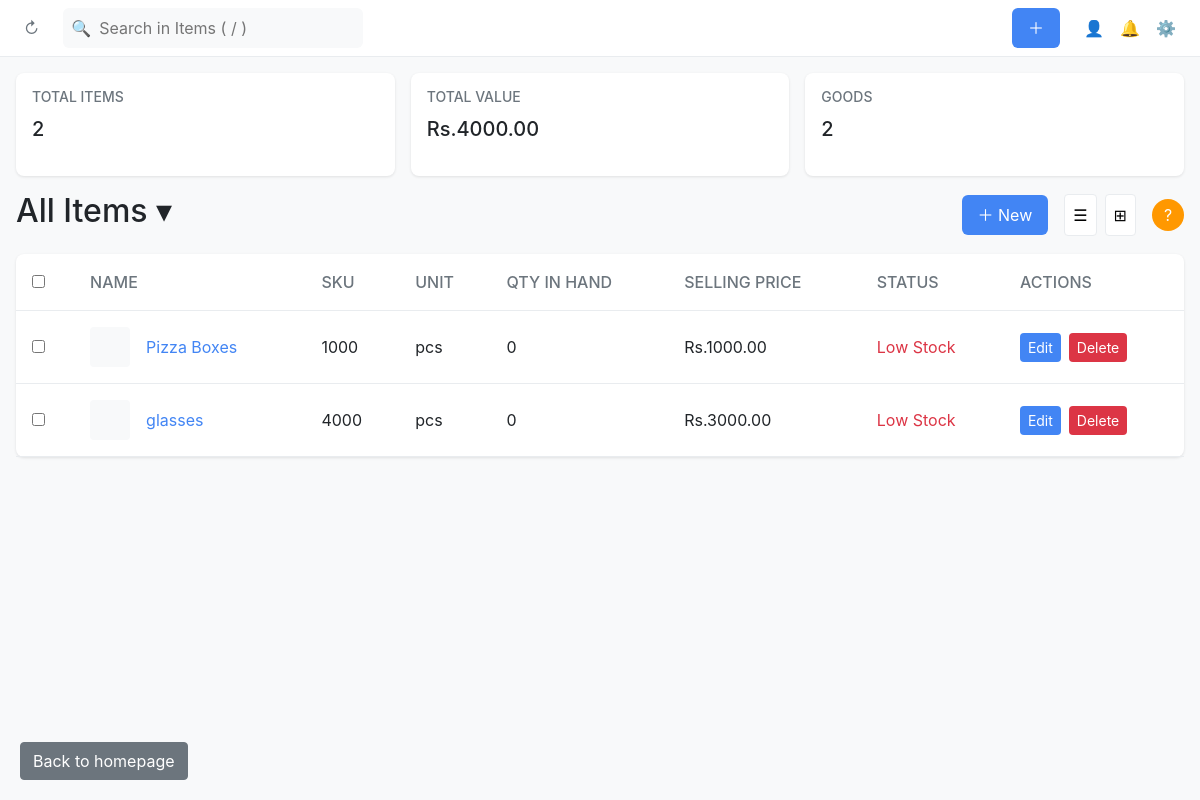
/items (signed in), run on an earlier commit of the app's database.
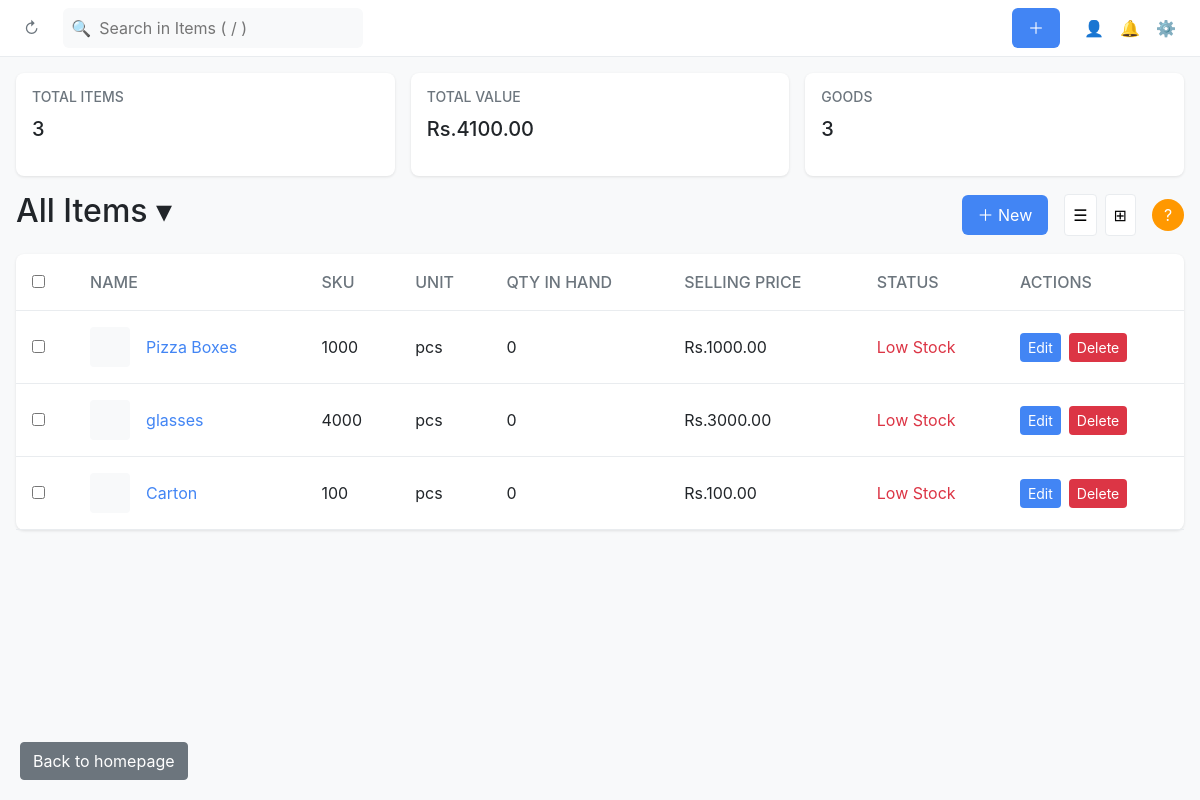
And on a later commit of the database.
### app.py (models this page shows)
class Item(db.Model):
    id = db.Column(db.Integer, primary_key=True)
    name = db.Column(db.String(100), nullable=False)
    sku = db.Column(db.String(50))
    unit = db.Column(db.String(20), nullable=False)
    returnable = db.Column(db.Boolean, default=True)
    selling_price = db.Column(db.Float)
    cost_price = db.Column(db.Float)
    tax_rate = db.Column(db.Float)
    quantity_in_hand = db.Column(db.Integer, default=0)
    quantity_to_receive = db.Column(db.Integer, default=0)
    reorder_point = db.Column(db.Integer, default=10)

### app.py (the view)
@app.route('/items')
@admin_required
@login_required
def item_list():
    items = Item.query.all()
    total_items = len(items)
    total_value = sum(item.selling_price for item in items if item.selling_price)
    item_types = {
        "Goods": Item.query.count()
    }
    flash(f"Viewing list of {total_items} items.", "info")
    return render_template(
        "item_list.html",
        items=items,
        total_items=total_items,
        total_value=total_value,
        item_types=item_types,
        show_sidebar=True
    )

### app.py (called while the page is built)
def admin_required(f):
    @wraps(f)
    def decorated_function(*args, **kwargs):
        if not current_user.is_authenticated:
            flash("Please login to access this page.", "error")
            return redirect(url_for("loginFunction"))
        if current_user.role != "admin":
            flash("Access denied: Admin privileges required for this operation.", "error")
            return redirect(url_for("dashboard"))
        return f(*args, **kwargs)
    return decorated_function

@login_manager.user_loader
def load_user(user_id):
    return db.session.get(User, int(user_id))

### templates/item_list.html (shortened to what the changed rows need)
<!DOCTYPE html>
<html lang="en">
<head>
    <link href="https://cdn.jsdelivr.net/npm/bootstrap@5.1.3/dist/css/bootstrap.min.css" rel="stylesheet">
</head>
<body>
    <div class="content">
        <div class="summary-stats">
            <div class="stat-card">
                <h3>TOTAL ITEMS</h3>
                <p>{{ total_items }}</p>
            </div>
            <div class="stat-card">
                <h3>TOTAL VALUE</h3>
                <p>Rs.{{ "%.2f"|format(total_value) }}</p>
            </div>
            {% for type, count in item_types.items() %}
            <div class="stat-card">
                <h3>{{ type|upper }}</h3>
                <p>{{ count }}</p>
            </div>
            {% endfor %}
        </div>
        <div class="header">
            <h2>All Items ▾</h2>
        </div>
        <div class="table-container">
            <table>
                <thead>
                    <tr>
                        <th><input type="checkbox"></th>
                        <th>NAME</th>
                        <th>SKU</th>
                        <th>UNIT</th>
                        <th>QTY IN HAND</th>
                        <th>SELLING PRICE</th>
                        <th>STATUS</th>
                        <th>ACTIONS</th>
                    </tr>
                </thead>
                <tbody>
                    {% for item in items %}
                    <tr>
                        <td><input type="checkbox"></td>
                        <td>
                            <div class="name-cell">
                                <div class="item-image"></div>
                                <a href="#" class="item-name">{{ item.name }}</a>
                            </div>
                        </td>
                        <td>{{ item.sku }}</td>
                        <td>{{ item.unit }}</td>
                        <td>{{ item.quantity_in_hand }}</td>
                        <td>Rs.{{ "%.2f"|format(item.selling_price) }}</td>
                        <td>
                            {% if item.quantity_in_hand <= item.reorder_point %}
                                <span style="color: #dc3545;">Low Stock</span>
                            {% elif item.quantity_in_hand == 0 %}
                                <span style="color: #dc3545;">Out of Stock</span>
                            {% else %}
                                <span style="color: #28a745;">In Stock</span>
                            {% endif %}
                        </td>
                        <td>
                            <div class="action-buttons">
                                <button class="action-button edit-button"
                                        onclick="openEditModal({{ item.id }}, '{{ item.name }}', '{{ item.sku }}',
                                        '{{ item.unit }}', {{ item.quantity_in_hand }}, {{ item.reorder_point }},
                                        {{ item.selling_price }}, {{ item.cost_price or 'null' }},
                                        {{ item.tax_rate or 'null' }}, {{ 'true' if item.returnable else 'false' }})">
                                    Edit
                                </button>
                                <button class="action-button delete-button"
                                        onclick="confirmDelete({{ item.id }}, '{{ item.name }}')">
                                    Delete
                                </button>
                            </div>
                        </td>
                    </tr>
                    {% endfor %}
                </tbody>
            </table>
        </div>
    </div>
</body>
</html>

What changed in the data, as far as the page shows it:
added Item: name "Carton", sku "100", unit "pcs", quantity_in_hand "0", selling_price "100.00", reorder_point "Low Stock"
Also different on the page:
{{ total_items }}: "2" → "3"
{{ "%.2f"|format(total_value) }}: "4000.00" → "4100.00"
new list line: "GOODS 3"
list line gone: "GOODS 2"
